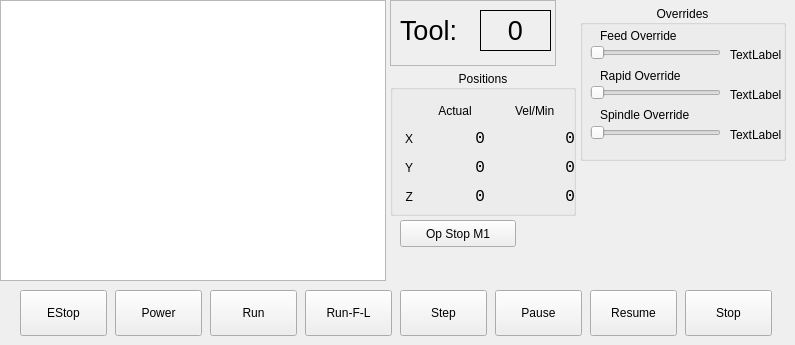
    <widget class="QWidget" name="tab">
     <attribute name="title">
      <string>Gcode</string>
     </attribute>
     <widget class="QGroupBox" name="groupBox_4">
      <property name="geometry">
       <rect>
        <x>580</x>
        <y>5</y>
        <width>206</width>
        <height>156</height>
       </rect>
      </property>
      <property name="title">
       <string>Overrides</string>
      </property>
      <property name="alignment">
       <set>Qt::AlignCenter</set>
      </property>
      <widget class="QLabel" name="feed_override_lb">
       <property name="geometry">
        <rect>
         <x>150</x>
         <y>40</y>
         <width>51</width>
         <height>20</height>
        </rect>
       </property>
       <property name="text">
        <string>TextLabel</string>
       </property>
      </widget>
      <widget class="QLabel" name="label_17">
       <property name="geometry">
        <rect>
         <x>20</x>
         <y>60</y>
         <width>131</width>
         <height>21</height>
        </rect>
       </property>
       <property name="text">
        <string>Rapid Override</string>
       </property>
      </widget>
      <widget class="QLabel" name="spindle_override_0_lb">
       <property name="geometry">
        <rect>
         <x>150</x>
         <y>120</y>
         <width>51</width>
         <height>19</height>
        </rect>
       </property>
       <property name="text">
        <string>TextLabel</string>
       </property>
      </widget>
      <widget class="QSlider" name="spindle_override_sl">
       <property name="geometry">
        <rect>
         <x>10</x>
         <y>120</y>
         <width>131</width>
         <height>16</height>
        </rect>
       </property>
       <property name="orientation">
        <enum>Qt::Horizontal</enum>
       </property>
      </widget>
      <widget class="QLabel" name="label_13">
       <property name="geometry">
        <rect>
         <x>20</x>
         <y>20</y>
         <width>131</width>
         <height>21</height>
        </rect>
       </property>
       <property name="text">
        <string>Feed Override</string>
       </property>
      </widget>
      <widget class="QSlider" name="feed_override_sl">
       <property name="geometry">
        <rect>
         <x>10</x>
         <y>40</y>
         <width>131</width>
         <height>16</height>
        </rect>
       </property>
       <property name="orientation">
        <enum>Qt::Horizontal</enum>
       </property>
       <property name="tickPosition">
        <enum>QSlider::NoTicks</enum>
       </property>
       <property name="tickInterval">
        <number>0</number>
       </property>
      </widget>
      <widget class="QLabel" name="rapidrate_lb">
       <property name="geometry">
        <rect>
         <x>150</x>
         <y>80</y>
         <width>51</width>
         <height>19</height>
        </rect>
       </property>
       <property name="text">
        <string>TextLabel</string>
       </property>
      </widget>
      <widget class="QSlider" name="rapid_override_sl">
       <property name="geometry">
        <rect>
         <x>10</x>
         <y>80</y>
         <width>131</width>
         <height>16</height>
        </rect>
       </property>
       <property name="orientation">
        <enum>Qt::Horizontal</enum>
       </property>
      </widget>
      <widget class="QLabel" name="label_18">
       <property name="geometry">
        <rect>
         <x>20</x>
         <y>100</y>
         <width>131</width>
         <height>20</height>
        </rect>
       </property>
       <property name="text">
        <string>Spindle Override</string>
       </property>
      </widget>
      <widget class="QPushButton" name="pushButton_6">
       <property name="geometry">
        <rect>
         <x>20</x>
         <y>370</y>
         <width>96</width>
         <height>21</height>
        </rect>
       </property>
       <property name="text">
        <string>G0 X0 Y0 Z0</string>
       </property>
       <property name="function" stdset="0">
        <string>mdi</string>
       </property>
       <property name="command" stdset="0">
        <string>G0 X0 Y0 Z0</string>
       </property>
      </widget>
      <widget class="QPushButton" name="pushButton_7">
       <property name="geometry">
        <rect>
         <x>125</x>
         <y>370</y>
         <width>96</width>
         <height>21</height>
        </rect>
       </property>
       <property name="text">
        <string>G0 X0 Y0</string>
       </property>
       <property name="function" stdset="0">
        <string>mdi</string>
       </property>
       <property name="command" stdset="0">
        <string>G0 X0 Y0</string>
       </property>
      </widget>
     </widget>
     <widget class="QPlainTextEdit" name="gcode_pte">
      <property name="geometry">
       <rect>
        <x>0</x>
        <y>0</y>
        <width>386</width>
        <height>281</height>
       </rect>
      </property>
      <property name="font">
       <font>
        <family>Latin Modern Mono</family>
        <pointsize>12</pointsize>
        <weight>75</weight>
        <bold>true</bold>
       </font>
      </property>
     </widget>
     <widget class="QGroupBox" name="groupBox_15">
      <property name="geometry">
       <rect>
        <x>390</x>
        <y>70</y>
        <width>186</width>
        <height>146</height>
       </rect>
      </property>
      <property name="title">
       <string>Positions</string>
      </property>
      <property name="alignment">
       <set>Qt::AlignCenter</set>
      </property>
      <widget class="QLabel" name="label_42">
       <property name="geometry">
        <rect>
         <x>7</x>
         <y>57</y>
         <width>16</width>
         <height>23</height>
        </rect>
       </property>
       <property name="text">
        <string>X</string>
       </property>
       <property name="alignment">
        <set>Qt::AlignRight|Qt::AlignTrailing|Qt::AlignVCenter</set>
       </property>
      </widget>
      <widget class="QLabel" name="label_47">
       <property name="geometry">
        <rect>
         <x>7</x>
         <y>86</y>
         <width>16</width>
         <height>23</height>
        </rect>
       </property>
       <property name="text">
        <string>Y</string>
       </property>
       <property name="alignment">
        <set>Qt::AlignRight|Qt::AlignTrailing|Qt::AlignVCenter</set>
       </property>
      </widget>
      <widget class="QLabel" name="joint_vel_min_0_lb">
       <property name="geometry">
        <rect>
         <x>125</x>
         <y>57</y>
         <width>60</width>
         <height>23</height>
        </rect>
       </property>
       <property name="minimumSize">
        <size>
         <width>60</width>
         <height>0</height>
        </size>
       </property>
       <property name="font">
        <font>
         <family>Monospace</family>
         <pointsize>12</pointsize>
        </font>
       </property>
       <property name="text">
        <string>0</string>
       </property>
       <property name="alignment">
        <set>Qt::AlignRight|Qt::AlignTrailing|Qt::AlignVCenter</set>
       </property>
       <property name="precision" stdset="0">
        <string>2</string>
       </property>
      </widget>
      <widget class="QLabel" name="label_56">
       <property name="geometry">
        <rect>
         <x>125</x>
         <y>30</y>
         <width>60</width>
         <height>21</height>
        </rect>
       </property>
       <property name="text">
        <string>Vel/Min</string>
       </property>
      </widget>
      <widget class="QLabel" name="label_57">
       <property name="geometry">
        <rect>
         <x>35</x>
         <y>30</y>
         <width>60</width>
         <height>21</height>
        </rect>
       </property>
       <property name="minimumSize">
        <size>
         <width>0</width>
         <height>0</height>
        </size>
       </property>
       <property name="text">
        <string>Actual</string>
       </property>
       <property name="alignment">
        <set>Qt::AlignCenter</set>
       </property>
      </widget>
      <widget class="QLabel" name="joint_vel_min_2_lb">
       <property name="geometry">
        <rect>
         <x>125</x>
         <y>115</y>
         <width>60</width>
         <height>23</height>
        </rect>
       </property>
       <property name="minimumSize">
        <size>
         <width>60</width>
         <height>0</height>
        </size>
       </property>
       <property name="font">
        <font>
         <family>Monospace</family>
         <pointsize>12</pointsize>
        </font>
       </property>
       <property name="text">
        <string>0</string>
       </property>
       <property name="alignment">
        <set>Qt::AlignRight|Qt::AlignTrailing|Qt::AlignVCenter</set>
       </property>
       <property name="precision" stdset="0">
        <string>2</string>
       </property>
      </widget>
      <widget class="QLabel" name="label_60">
       <property name="geometry">
        <rect>
         <x>7</x>
         <y>115</y>
         <width>16</width>
         <height>23</height>
        </rect>
       </property>
       <property name="text">
        <string>Z</string>
       </property>
       <property name="alignment">
        <set>Qt::AlignRight|Qt::AlignTrailing|Qt::AlignVCenter</set>
       </property>
      </widget>
      <widget class="QLabel" name="joint_vel_min_1_lb">
       <property name="geometry">
        <rect>
         <x>125</x>
         <y>86</y>
         <width>60</width>
         <height>23</height>
        </rect>
       </property>
       <property name="minimumSize">
        <size>
         <width>60</width>
         <height>0</height>
        </size>
       </property>
       <property name="font">
        <font>
         <family>Monospace</family>
         <pointsize>12</pointsize>
        </font>
       </property>
       <property name="text">
        <string>0</string>
       </property>
       <property name="alignment">
        <set>Qt::AlignRight|Qt::AlignTrailing|Qt::AlignVCenter</set>
       </property>
       <property name="precision" stdset="0">
        <string>2</string>
       </property>
      </widget>
      <widget class="QLabel" name="actual_lb_x">
       <property name="geometry">
        <rect>
         <x>35</x>
         <y>57</y>
         <width>60</width>
         <height>23</height>
        </rect>
       </property>
       <property name="minimumSize">
        <size>
         <width>60</width>
         <height>0</height>
        </size>
       </property>
       <property name="font">
        <font>
         <family>Monospace</family>
         <pointsize>12</pointsize>
        </font>
       </property>
       <property name="text">
        <string>0</string>
       </property>
       <property name="alignment">
        <set>Qt::AlignRight|Qt::AlignTrailing|Qt::AlignVCenter</set>
       </property>
      </widget>
      <widget class="QLabel" name="actual_lb_y">
       <property name="geometry">
        <rect>
         <x>35</x>
         <y>86</y>
         <width>60</width>
         <height>23</height>
        </rect>
       </property>
       <property name="minimumSize">
        <size>
         <width>60</width>
         <height>0</height>
        </size>
       </property>
       <property name="font">
        <font>
         <family>Monospace</family>
         <pointsize>12</pointsize>
        </font>
       </property>
       <property name="text">
        <string>0</string>
       </property>
       <property name="alignment">
        <set>Qt::AlignRight|Qt::AlignTrailing|Qt::AlignVCenter</set>
       </property>
      </widget>
      <widget class="QLabel" name="actual_lb_z">
       <property name="geometry">
        <rect>
         <x>35</x>
         <y>115</y>
         <width>60</width>
         <height>23</height>
        </rect>
       </property>
       <property name="minimumSize">
        <size>
         <width>60</width>
         <height>0</height>
        </size>
       </property>
       <property name="font">
        <font>
         <family>Monospace</family>
         <pointsize>12</pointsize>
        </font>
       </property>
       <property name="text">
        <string>0</string>
       </property>
       <property name="alignment">
        <set>Qt::AlignRight|Qt::AlignTrailing|Qt::AlignVCenter</set>
       </property>
      </widget>
     </widget>
     <widget class="QPushButton" name="estop_pb">
      <property name="geometry">
       <rect>
        <x>20</x>
        <y>290</y>
        <width>87</width>
        <height>46</height>
       </rect>
      </property>
      <property name="text">
       <string>EStop</string>
      </property>
      <property name="checkable">
       <bool>false</bool>
      </property>
     </widget>
     <widget class="QPushButton" name="run_pb">
      <property name="geometry">
       <rect>
        <x>210</x>
        <y>290</y>
        <width>87</width>
        <height>46</height>
       </rect>
      </property>
      <property name="text">
       <string>Run</string>
      </property>
     </widget>
     <widget class="QPushButton" name="power_pb">
      <property name="geometry">
       <rect>
        <x>115</x>
        <y>290</y>
        <width>87</width>
        <height>46</height>
       </rect>
      </property>
      <property name="text">
       <string>Power</string>
      </property>
     </widget>
     <widget class="QPushButton" name="run_from_line_pb">
      <property name="geometry">
       <rect>
        <x>305</x>
        <y>290</y>
        <width>87</width>
        <height>46</height>
       </rect>
      </property>
      <property name="text">
       <string>Run-F-L</string>
      </property>
     </widget>
     <widget class="QPushButton" name="step_pb">
      <property name="geometry">
       <rect>
        <x>400</x>
        <y>290</y>
        <width>87</width>
        <height>46</height>
       </rect>
      </property>
      <property name="text">
       <string>Step</string>
      </property>
     </widget>
     <widget class="QPushButton" name="pause_pb">
      <property name="geometry">
       <rect>
        <x>495</x>
        <y>290</y>
        <width>87</width>
        <height>46</height>
       </rect>
      </property>
      <property name="text">
       <string>Pause</string>
      </property>
     </widget>
     <widget class="QPushButton" name="resume_pb">
      <property name="geometry">
       <rect>
        <x>590</x>
        <y>290</y>
        <width>87</width>
        <height>46</height>
       </rect>
      </property>
      <property name="text">
       <string>Resume</string>
      </property>
     </widget>
     <widget class="QPushButton" name="stop_pb">
      <property name="geometry">
       <rect>
        <x>685</x>
        <y>290</y>
        <width>87</width>
        <height>46</height>
       </rect>
      </property>
      <property name="text">
       <string>Stop</string>
      </property>
     </widget>
     <widget class="QPushButton" name="optional_stop_pb">
      <property name="geometry">
       <rect>
        <x>400</x>
        <y>220</y>
        <width>116</width>
        <height>27</height>
       </rect>
      </property>
      <property name="text">
       <string>Op Stop M1</string>
      </property>
      <property name="checkable">
       <bool>true</bool>
      </property>
     </widget>
     <widget class="QFrame" name="frame_2">
      <property name="geometry">
       <rect>
        <x>390</x>
        <y>0</y>
        <width>166</width>
        <height>66</height>
       </rect>
      </property>
      <property name="frameShape">
       <enum>QFrame::StyledPanel</enum>
      </property>
      <property name="frameShadow">
       <enum>QFrame::Raised</enum>
      </property>
      <widget class="QLabel" name="label_31">
       <property name="geometry">
        <rect>
         <x>10</x>
         <y>10</y>
         <width>76</width>
         <height>41</height>
        </rect>
       </property>
       <property name="font">
        <font>
         <pointsize>20</pointsize>
        </font>
       </property>
       <property name="text">
        <string>Tool:</string>
       </property>
      </widget>
      <widget class="QLabel" name="tool_in_spindle_lb">
       <property name="geometry">
        <rect>
         <x>90</x>
         <y>10</y>
         <width>71</width>
         <height>41</height>
        </rect>
       </property>
       <property name="font">
        <font>
         <pointsize>20</pointsize>
        </font>
       </property>
       <property name="frameShape">
        <enum>QFrame::Box</enum>
       </property>
       <property name="text">
        <string>0</string>
       </property>
       <property name="alignment">
        <set>Qt::AlignCenter</set>
       </property>
      </widget>
     </widget>
    </widget>
